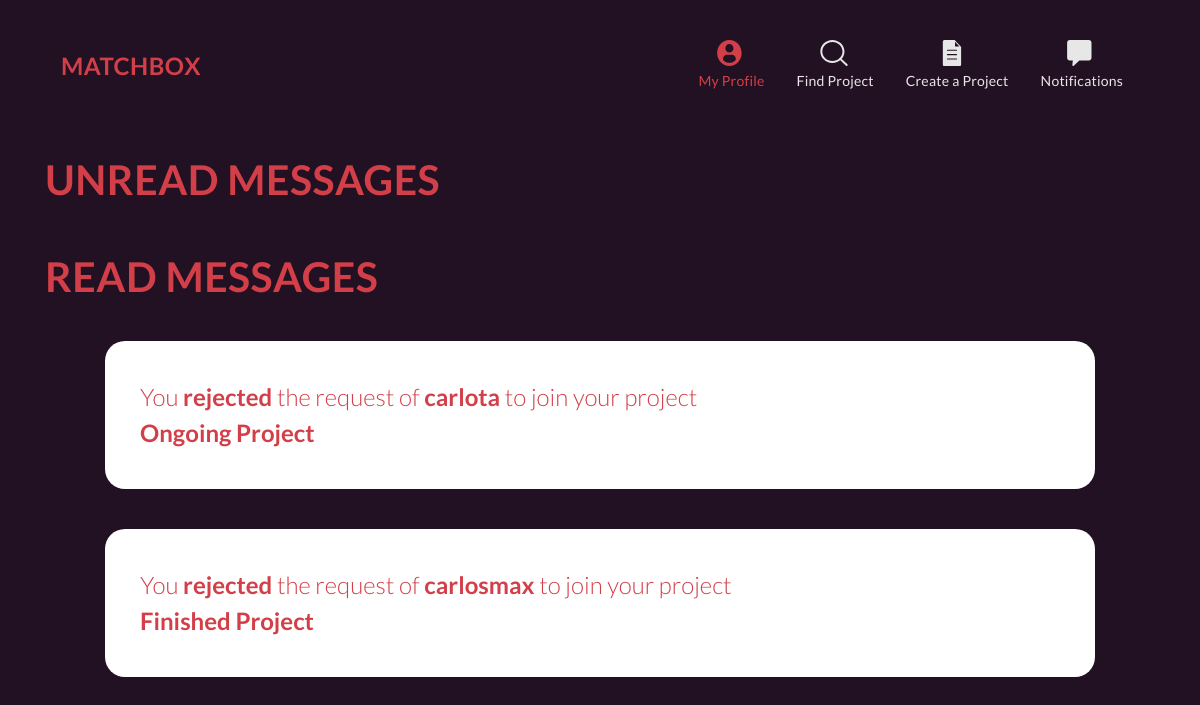
The app's page /notifications (signed in) with its own data.
### matchcore/models.py (models this page shows, shortened)
class Notification(models.Model):
    TYPE = [
        ('JR', 'Join Request'),
        ('RS', 'Request State'),
    ]
    sender = models.ForeignKey(Person, related_name='sent_notifications', on_delete=models.CASCADE)
    receiver = models.ForeignKey(Person, related_name='received_notifications', on_delete=models.CASCADE)
    project = models.ForeignKey(Project, on_delete=models.CASCADE)
    type = models.CharField(max_length=2, choices=TYPE)
    read = models.BooleanField(default=False)
    accepted = models.BooleanField(default=False)
    interacted = models.BooleanField(default=False)

class Person(models.Model):
    user = models.OneToOneField(User, on_delete=models.CASCADE)
    img = models.ImageField(upload_to='images/users', default='')
    nationality = models.CharField(max_length=20, default='Unknown')
    phone = models.CharField(max_length=10, default='None')
    discord = models.CharField(max_length=30, default='None')
    tags = models.ManyToManyField(UserTag)

class Project(models.Model):
    STATE = [
        ('O', 'Ongoing'),
        ('A', 'Archived'),
    ]
    title = models.CharField(max_length=50)
    small_description = models.CharField(max_length=100)
    big_description = models.CharField(max_length=1000)
    img = models.ImageField(upload_to='images/projects', default='')
    state = models.CharField(max_length=1, choices=STATE)
    tags = models.ManyToManyField(ProjectTag)
    participants = models.ManyToManyField(Person, through='ProjectParticipation')

### matchcore/views.py (the view)
# urls.py: path('notifications', views.notifications_page),
def notifications_page(request):
    if request.user.is_authenticated:
        user = request.user
        notifications_received = user.person.received_notifications.all()
        read_notifications = notifications_received.filter(read=True)
        unread_notifications = notifications_received.filter(read=False)
        read_notifications = list(read_notifications)
        unread_notifications = list(unread_notifications)
        notifications_received.update(read=True)
        context = {
            'read_notifications': read_notifications,
            'unread_notifications': unread_notifications,
        }
        return render(request, 'matchcore/notifications_page.html', context)
    else:
        return redirect(login_page)

### matchcore/templates/matchcore/notifications_page.html (shortened to what this page needs)
{% extends "matchcore/layout_nav.html" %}
{% load static %}
{% block main %}
<div class="container">
	<h1 class="mt-5">Unread messages</h1>
	<h1 class="mt-5">Read messages</h1>
	<div class="message-list">
		{% for n in read_notifications %}
		<div class="row read-message">
			{% if n.type == 'RS' %}
				<div class="col-8">
					<strong>{{n.sender.user.username}}</strong> {%if n.accepted%}accepted {%else%}rejected {%endif%} your request to join the project <strong>{{n.project.title}}</strong>
				</div>
				<div class="col message-buttons">
					<button class="message-button btn btn-primary"><img class="prj" src="{% static 'matchcore/images/project_white.svg' %}"></button>
					<div class="message-button-desc">Check project</div>
				</div>
			{% else %}
			<div class="col-8">
				You <strong>{%if n.accepted%}accepted {%else%}rejected {%endif%}</strong> the request of <strong>{{n.sender.user.username}}</strong> to join your project <strong>{{n.project.title}}</strong>
			</div>
			<div class="col message-buttons">
			</div>
			{% endif %}
		</div>
		{% endfor %}
	</div>
</div>
{% endblock %}

### records on screen
Notification: accepted "rejected", sender.user.username "carlota", project "Ongoing Project"
Notification: accepted "rejected", sender.user.username "carlosmax", project "Finished Project"
